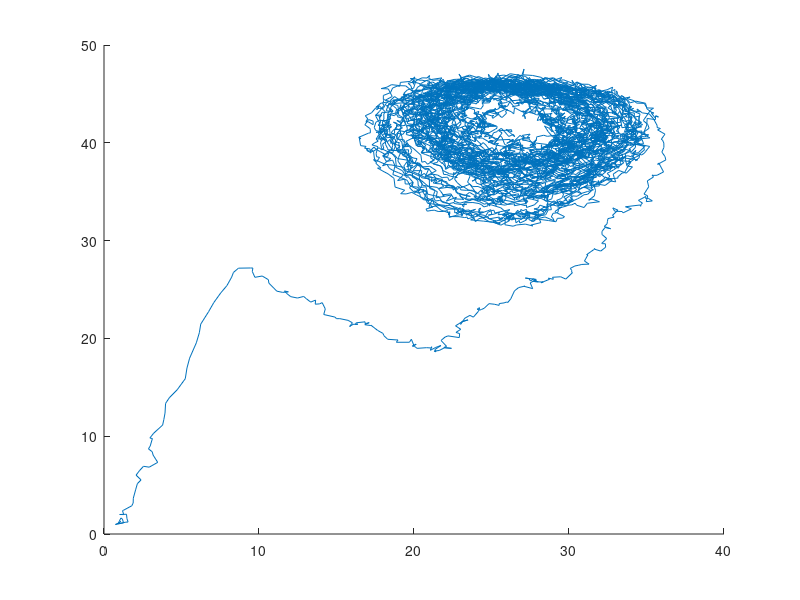

Source code (MATLAB):
clc
clear

% dir = 'G:\cell_cycle\2021nature--Spatiotemporal dissection of the cell cycle with single-cell proteogenomics\landscape\multi\0\';
% dir = 'D:\Users\USER\Desktop\Hussman模型\8Coherence\2相干性\备份\';

% dor = 'D=0';
% n_tra = '2';
% filename1= [dir, 'path_time', num2str(n_tra), '.txt'];
% path = importdata(filename1);
a=load("0.1375.txt");
 a(:, 2);
 a(:, 3);
hold on
plot( a(:, 2),  a(:, 3))
% title(dor);
% xlabel('UMAP1');
% ylabel('UMAP2');
% xlim([-5, 12]);
% ylim([0, 12]);
% box on
% set(gca, 'FontName', 'Arial')
% set(gca,'FontSize',20, 'LabelFontSizeMultiplier', 1, 'TitleFontSizeMultiplier', 1)
% set(gca,'TickDir', 'in', 'TickLength', [0.02 0])
% set(gca, 'LineWidth', 1.5, 'Color', [0 0 0])
% set(gca, 'XColor', [0.00 0.00 0.00])
% set(gca, 'YColor', [0.00 0.00 0.00])
% set(gca, 'ZColor', [0.00 0.00 0.00])
% pbaspect([1 1 1])
set(gca, 'color', 'white');
% set(gca, 'LineWidth', 1.5)
% legend(dor, 'FontSize', 20, 'TextColor', [0 0 0], 'EdgeColor', [0 0 0])
% set(gca, 'color', 'white')
% saveas(figure(1), [dir, 'phasetraj2_', num2str(n_tra),'.fig']); 
% print(figure(1), '-r600', '-dpdf', [dir, 'phasetraj2_', num2str(n_tra),'.pdf']);

n=9999;
x_center = mean(a(5000:n+1,2));
y_center = mean(a(5000:n+1,3));
c0 = x_center + y_center*1i; %center
r1 = a(1:n+1,2:3);



rr = r1(:,1)+r1(:,2)*1i-c0;

ang = angle(rr);
phi = diff(ang);
phi = phi - 2*pi*(phi>pi);
phi = phi + 2*pi*(phi<-pi);

B = sum(abs(phi));
phi0 = phi.*(phi>0);
A = sum(phi0);
coherence = 2*A/B - 1